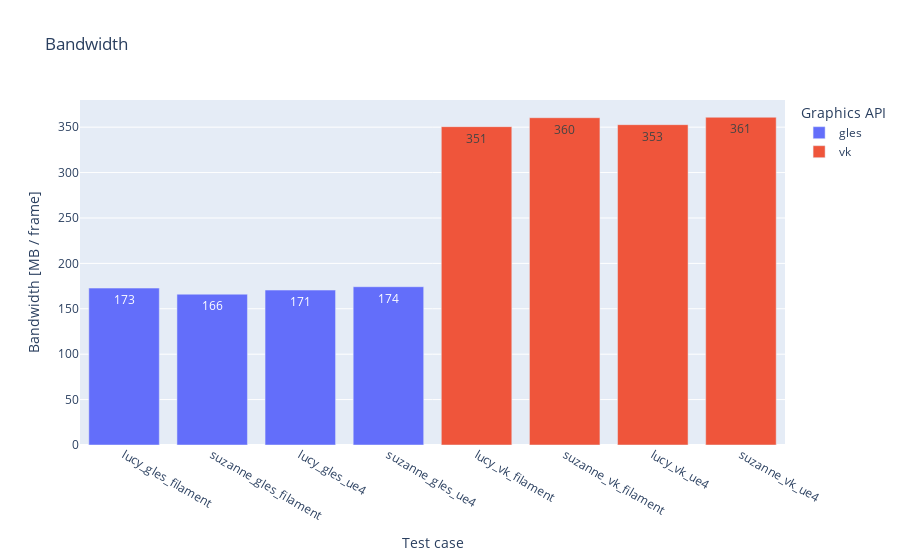

Notebook cell for this chart:
### Code cell
fig = px.bar(df_bw_10x, x = "config" , y = "bandwidth [MB/frame]", color = "api", text_auto=".3s",
             title="Bandwidth",
            labels = {
                "bandwidth [MB/frame]": "Bandwidth [MB / frame]",
                "config": "Test case",
                "api": "Graphics API",
            },
            )
fig

### Figure 1 — Plotly figure (JSON) as saved in the notebook; plotly's stock layout.template omitted (floating-point values rounded to 4 significant figures)
{"data": [{"alignmentgroup": "True", "hovertemplate": "Graphics API=gles<br>Test case=%{x}<br>Bandwidth [MB / frame]=%{y}<extra></extra>", "legendgroup": "gles", "marker": {"color": "#636efa", "pattern": {"shape": ""}}, "name": "gles", "offsetgroup": "gles", "orientation": "v", "showlegend": true, "textposition": "auto", "texttemplate": "%{y:.3s}", "type": "bar", "x": ["lucy_gles_filament", "suzanne_gles_filament", "lucy_gles_ue4", "suzanne_gles_ue4"], "xaxis": "x", "y": [172.8, 166.1, 170.6, 174.3], "yaxis": "y"}, {"alignmentgroup": "True", "hovertemplate": "Graphics API=vk<br>Test case=%{x}<br>Bandwidth [MB / frame]=%{y}<extra></extra>", "legendgroup": "vk", "marker": {"color": "#EF553B", "pattern": {"shape": ""}}, "name": "vk", "offsetgroup": "vk", "orientation": "v", "showlegend": true, "textposition": "auto", "texttemplate": "%{y:.3s}", "type": "bar", "x": ["lucy_vk_filament", "suzanne_vk_filament", "lucy_vk_ue4", "suzanne_vk_ue4"], "xaxis": "x", "y": [350.5, 360.4, 352.7, 360.9], "yaxis": "y"}], "layout": {"autosize": true, "barmode": "relative", "legend": {"title": {"text": "Graphics API"}, "tracegroupgap": 0}, "title": {"text": "Bandwidth"}, "xaxis": {"anchor": "y", "autorange": true, "domain": [0, 1], "range": [-0.5, 7.5], "title": {"text": "Test case"}, "type": "category"}, "yaxis": {"anchor": "x", "autorange": true, "domain": [0, 1], "range": [0, 379.9], "title": {"text": "Bandwidth [MB / frame]"}, "type": "linear"}}}
